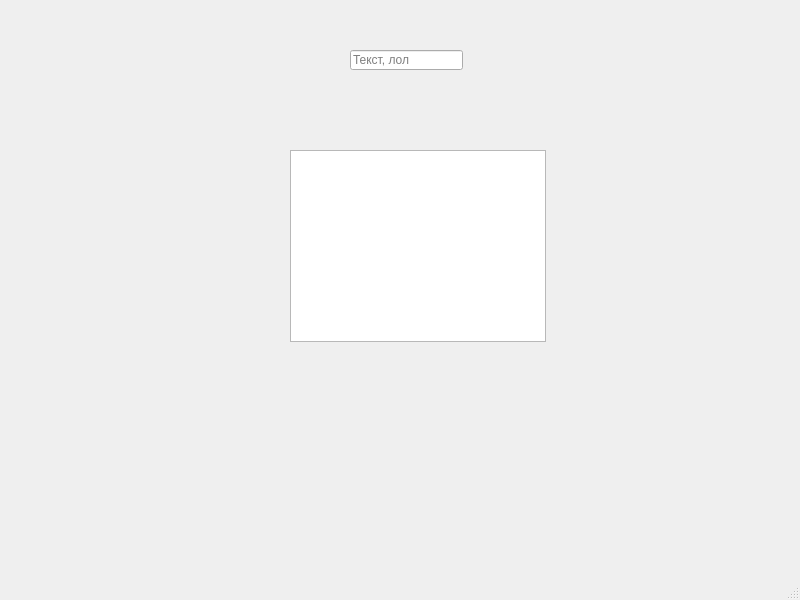
<?xml version="1.0" encoding="UTF-8"?>
<ui version="4.0">
 <class>MainWindow</class>
 <widget class="QMainWindow" name="MainWindow">
  <property name="geometry">
   <rect>
    <x>0</x>
    <y>0</y>
    <width>800</width>
    <height>600</height>
   </rect>
  </property>
  <property name="windowTitle">
   <string>MainWindow</string>
  </property>
  <widget class="QWidget" name="centralwidget">
   <widget class="QLineEdit" name="lineEdit">
    <property name="geometry">
     <rect>
      <x>350</x>
      <y>50</y>
      <width>113</width>
      <height>20</height>
     </rect>
    </property>
    <property name="placeholderText">
     <string>Текст, лол</string>
    </property>
   </widget>
   <widget class="QTextBrowser" name="textBrowser">
    <property name="geometry">
     <rect>
      <x>290</x>
      <y>150</y>
      <width>256</width>
      <height>192</height>
     </rect>
    </property>
   </widget>
  </widget>
  <widget class="QMenuBar" name="menubar">
   <property name="geometry">
    <rect>
     <x>0</x>
     <y>0</y>
     <width>800</width>
     <height>21</height>
    </rect>
   </property>
  </widget>
  <widget class="QStatusBar" name="statusbar"/>
 </widget>
 <resources/>
 <connections/>
</ui>
